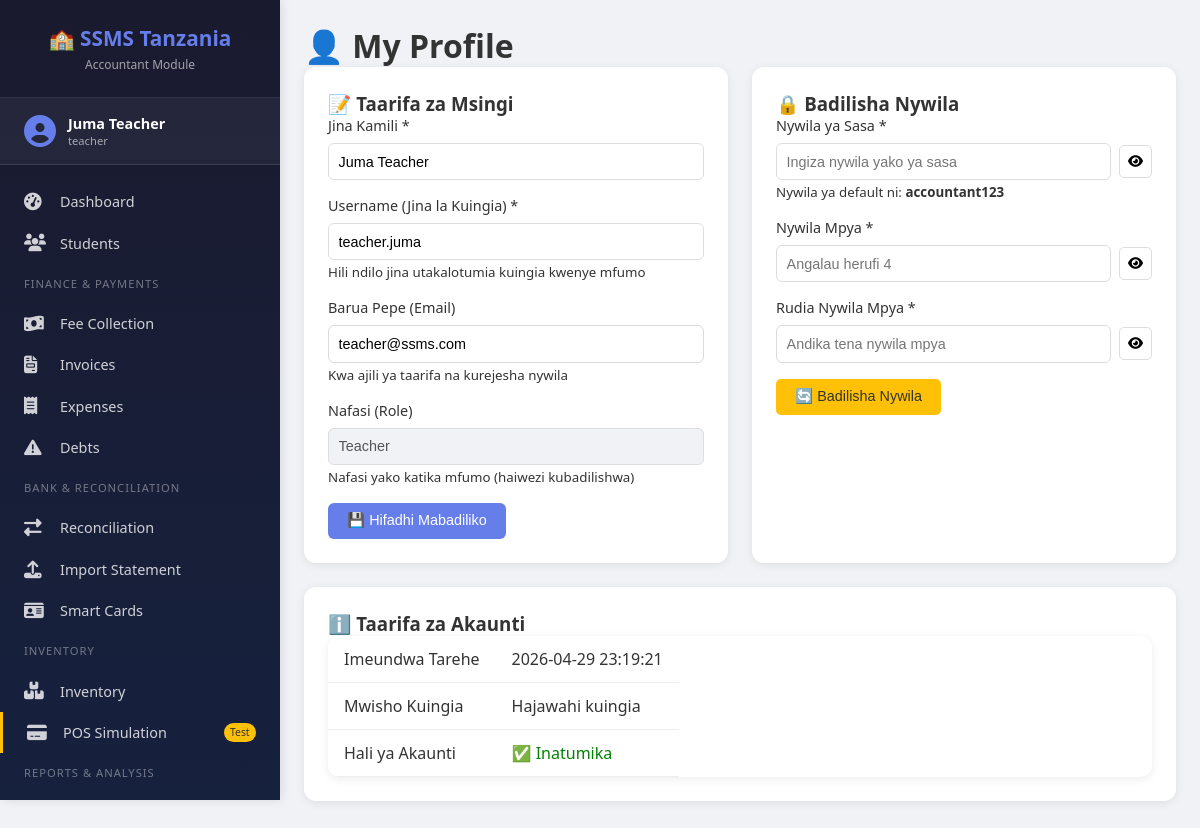
Screenshot of /profile.php (signed in) with the database file from the repository.
### tables this page shows
CREATE TABLE users (
    id INT PRIMARY KEY AUTO_INCREMENT,
    username VARCHAR(100) UNIQUE NOT NULL,
    password VARCHAR(255) NOT NULL,
    full_name VARCHAR(150) NOT NULL,
    email VARCHAR(150),
    role ENUM('super_admin', 'accountant', 'teacher', 'parent', 'student') NOT NULL,
    is_active BOOLEAN DEFAULT TRUE,
    created_at TIMESTAMP DEFAULT CURRENT_TIMESTAMP
);

### profile.php (the view, shortened to what this page needs)
<?php
require_once 'config/database.php';
include 'includes/header.php';
$user_id = $_SESSION['user_id'];
$stmt = $pdo->prepare("SELECT * FROM users WHERE id = ?");
$stmt->execute([$user_id]);
$user = $stmt->fetch();
?>
<div class="container">
    <h1>👤 My Profile</h1>
    <div class="two-columns">
        <div class="form-card">
            <h3>📝 Taarifa za Msingi</h3>
            <form method="POST">
                <div class="form-group">
                    <label>Jina Kamili *</label>
                    <input type="text" name="full_name" required value="<?php echo htmlspecialchars($user['full_name']); ?>">
                </div>
                <div class="form-group">
                    <label>Username (Jina la Kuingia) *</label>
                    <input type="text" name="username" required value="<?php echo htmlspecialchars($user['username']); ?>">
                    <small>Hili ndilo jina utakalotumia kuingia kwenye mfumo</small>
                </div>
                <div class="form-group">
                    <label>Barua Pepe (Email)</label>
                    <input type="email" name="email" value="<?php echo htmlspecialchars($user['email'] ?? ''); ?>">
                    <small>Kwa ajili ya taarifa na kurejesha nywila</small>
                </div>
                <div class="form-group">
                    <label>Nafasi (Role)</label>
                    <input type="text" value="<?php echo ucfirst($user['role']); ?>" disabled style="background:#f0f2f5;">
                    <small>Nafasi yako katika mfumo (haiwezi kubadilishwa)</small>
                </div>
                <button type="submit" name="update_profile" class="btn btn-primary">💾 Hifadhi Mabadiliko</button>
            </form>
        </div>
        <div class="form-card">
            <h3>🔒 Badilisha Nywila</h3>
            <form method="POST">
                <div class="form-group">
                    <label>Nywila ya Sasa *</label>
                    <div style="display: flex; align-items: center; gap: 0.5rem;">
                        <input type="password" name="current_password" id="current_password" required style="flex:1;" placeholder="Ingiza nywila yako ya sasa">
                        <button type="button" onclick="togglePassword('current_password')" style="background: none; border: 1px solid #ddd; border-radius: 5px; padding: 0.5rem; cursor: pointer;">
                            <i class="fas fa-eye" id="eye_current"></i>
                        </button>
                    </div>
                    <small>Nywila ya default ni: <strong>accountant123</strong></small>
                </div>
                <div class="form-group">
                    <label>Nywila Mpya *</label>
                    <div style="display: flex; align-items: center; gap: 0.5rem;">
                        <input type="password" name="new_password" id="new_password" required style="flex:1;" placeholder="Angalau herufi 4">
                        <button type="button" onclick="togglePassword('new_password')" style="background: none; border: 1px solid #ddd; border-radius: 5px; padding: 0.5rem; cursor: pointer;">
                            <i class="fas fa-eye" id="eye_new"></i>
                        </button>
                    </div>
                </div>
                <div class="form-group">
                    <label>Rudia Nywila Mpya *</label>
                    <div style="display: flex; align-items: center; gap: 0.5rem;">
                        <input type="password" name="confirm_password" id="confirm_password" required style="flex:1;" placeholder="Andika tena nywila mpya">
                        <button type="button" onclick="togglePassword('confirm_password')" style="background: none; border: 1px solid #ddd; border-radius: 5px; padding: 0.5rem; cursor: pointer;">
                            <i class="fas fa-eye" id="eye_confirm"></i>
                        </button>
                    </div>
                </div>
                <button type="submit" name="change_password" class="btn btn-warning">🔄 Badilisha Nywila</button>
            </form>
        </div>
    </div>
    <div class="form-card">
        <h3>ℹ️ Taarifa za Akaunti</h3>
        <table class="data-table">
            <tr><th>Imeundwa Tarehe</th><td><?php echo $user['created_at']; ?></td></tr>
            <tr><th>Mwisho Kuingia</th><td><?php echo $user['last_login'] ?? 'Hajawahi kuingia'; ?></td></tr>
            <tr><th>Hali ya Akaunti</th><td><?php echo $user['is_active'] ? '<span style="color:green;">✅ Inatumika</span>' : '<span style="color:red;">❌ Imefungwa</span>'; ?></td></tr>
        </table>
    </div>
</div>
<?php include 'includes/footer.php'; ?>

### css/style.css (style rules this page uses)
* { margin: 0; padding: 0; box-sizing: border-box; }
body { font-family: 'Segoe UI', Tahoma, Geneva, Verdana, sans-serif; background: #f0f2f5; color: #333; min-height: 100vh; }
.container { max-width: 1400px; margin: 0 auto; padding: 1.5rem; }
.btn, .btn-primary, .btn-secondary, .btn-success, .btn-warning, .btn-info, .btn-dark { display: inline-block; padding: 0.6rem 1.2rem; border: none; border-radius: 6px; cursor: pointer; text-decoration: none; font-size: 0.9rem; transition: all 0.3s; }
.btn-primary { background: #667eea; color: white; }
.btn-warning { background: #f39c12; color: white; }
.form-card { background: white; padding: 1.5rem; border-radius: 12px; box-shadow: 0 2px 10px rgba(0,0,0,0.08); margin-bottom: 1.5rem; }
.form-group { margin-bottom: 1rem; }
.form-group label { display: block; margin-bottom: 0.5rem; font-weight: 500; font-size: 0.9rem; }
.form-group input, .form-group select, .form-group textarea { width: 100%; padding: 0.6rem; border: 1px solid #ddd; border-radius: 6px; font-size: 0.9rem; }
.data-table { width: 100%; background: white; border-radius: 12px; overflow-x: auto; display: block; box-shadow: 0 2px 10px rgba(0,0,0,0.08); border-collapse: collapse; }
.data-table th, .data-table td { padding: 0.75rem 1rem; text-align: left; border-bottom: 1px solid #eee; white-space: nowrap; }
.data-table th { font-weight: 500; }
.two-columns { display: grid; grid-template-columns: 1fr 1fr; gap: 1.5rem; }

### profile.php (style rules this page uses)
.two-columns { display: grid; grid-template-columns: 1fr 1fr; gap: 1.5rem; }
.btn-warning { background: #ffc107; color: #333; padding: 0.6rem 1.2rem; border: none; border-radius: 5px; cursor: pointer; }

### rows the page displays
users: full_name "Juma Teacher", username "teacher.juma", email "teacher@ssms.com", role "Teacher", created_at "2026-04-29 23:19:21"

### other values shown
$_SESSION['full_name'] "Juma Teacher"
$_SESSION['role'] "teacher"
$user['last_login'] "Hajawahi kuingia"
